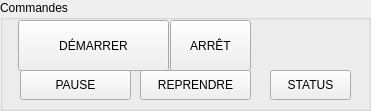
     <widget class="QGroupBox" name="groupBox_commandes">
      <property name="geometry">
       <rect>
        <x>440</x>
        <y>490</y>
        <width>371</width>
        <height>111</height>
       </rect>
      </property>
      <property name="title">
       <string>Commandes</string>
      </property>
      <widget class="QPushButton" name="pushButton_demarrer">
       <property name="geometry">
        <rect>
         <x>18</x>
         <y>20</y>
         <width>151</width>
         <height>51</height>
        </rect>
       </property>
       <property name="text">
        <string>DÉMARRER</string>
       </property>
      </widget>
      <widget class="QPushButton" name="pushButton_pause">
       <property name="geometry">
        <rect>
         <x>20</x>
         <y>70</y>
         <width>111</width>
         <height>30</height>
        </rect>
       </property>
       <property name="text">
        <string>PAUSE</string>
       </property>
      </widget>
      <widget class="QPushButton" name="pushButton_reprendre">
       <property name="geometry">
        <rect>
         <x>140</x>
         <y>70</y>
         <width>111</width>
         <height>30</height>
        </rect>
       </property>
       <property name="text">
        <string>REPRENDRE</string>
       </property>
      </widget>
      <widget class="QPushButton" name="pushButton_arret">
       <property name="geometry">
        <rect>
         <x>170</x>
         <y>20</y>
         <width>81</width>
         <height>51</height>
        </rect>
       </property>
       <property name="text">
        <string>ARRÊT</string>
       </property>
      </widget>
      <widget class="QPushButton" name="pushButton_status">
       <property name="geometry">
        <rect>
         <x>270</x>
         <y>70</y>
         <width>81</width>
         <height>30</height>
        </rect>
       </property>
       <property name="text">
        <string>STATUS</string>
       </property>
      </widget>
     </widget>
